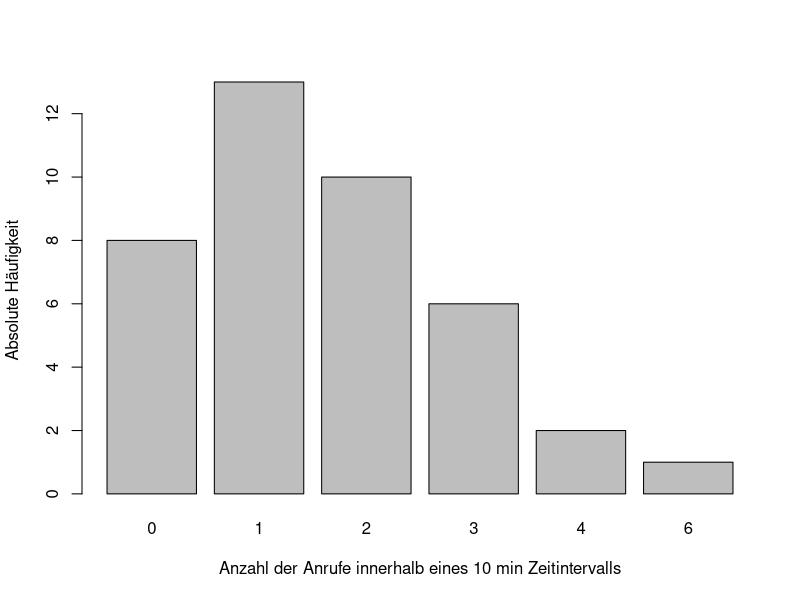
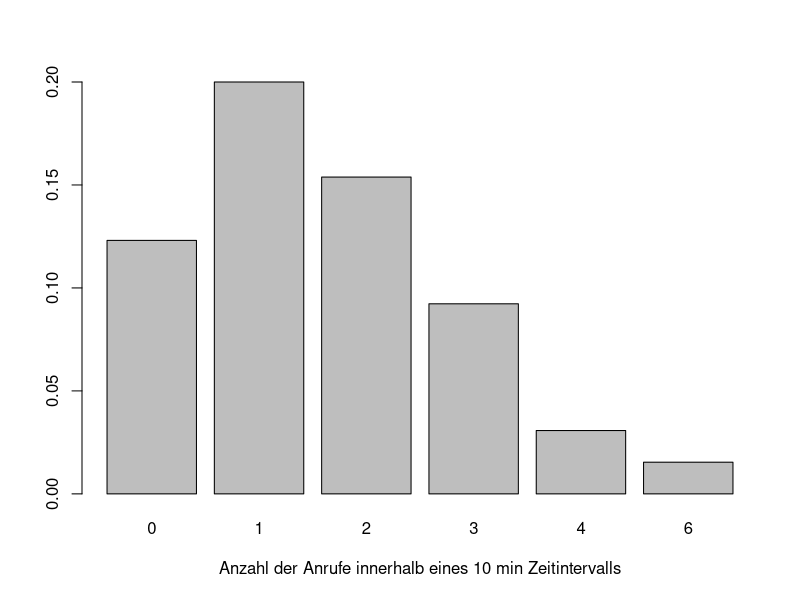
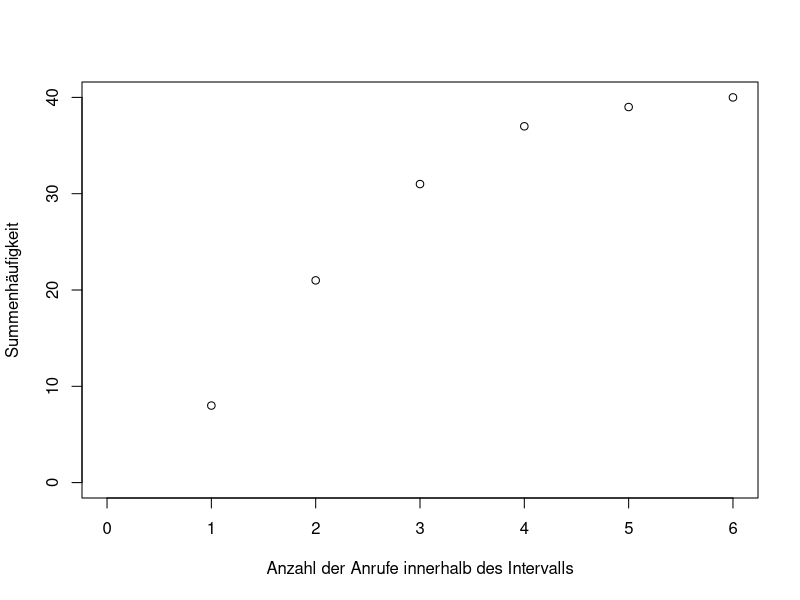

These figures' R source, in order:
## ---- chunk 1
Liste <- c(0, 0, 1, 3, 4, 1, 2, 2, 1, 1, 1, 2, 3, 0, 2, 0, 1, 3, 1, 2, 2, 0, 1, 1, 6, 1, 0, 2, 3, 1, 1, 4, 2, 3, 2, 0, 3, 0, 1, 2)
## ---- chunk 2
barplot(table(Liste), xlab = "Anzahl der Anrufe innerhalb eines 10 min Zeitintervalls", ylab = "Absolute Häufigkeit")
## ---- chunk 3
barplot(table(Liste)/sum(Liste), xlab = "Anzahl der Anrufe innerhalb eines 10 min Zeitintervalls")
## ---- chunk 4
plot(cumsum(table(Liste)), xlim = c(0,6), ylim = c(0,40), xlab = "Anzahl der Anrufe innerhalb des Intervalls", ylab = "Summenhäufigkeit")
